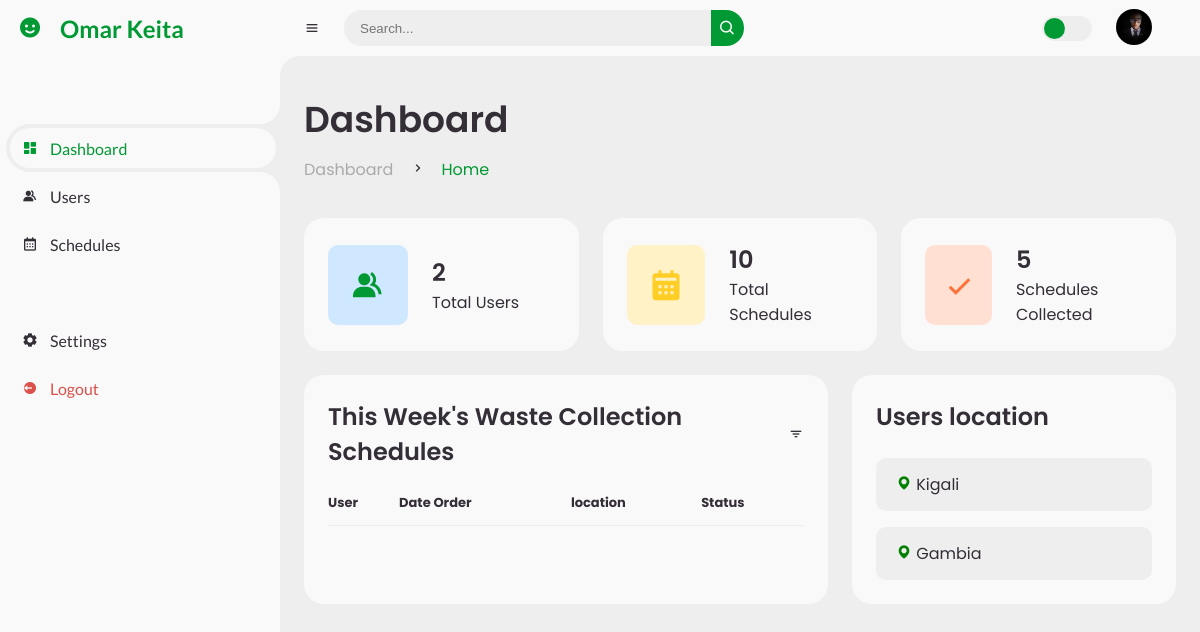
The page /admin_dashboard (signed in) on the database as committed earlier.
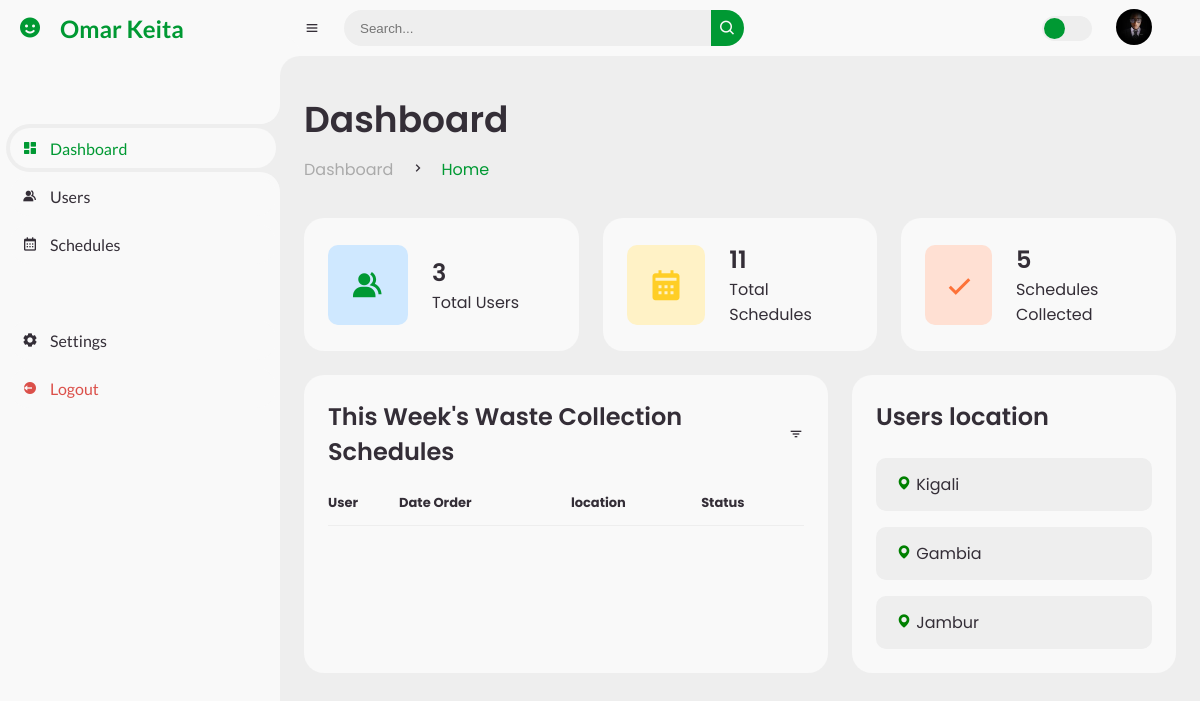
The same page on the database as committed later.
### app/models.py (models this page shows, shortened)
class User(db.Model, UserMixin):
    id = db.Column(db.Integer,  nullable= False, primary_key=True, autoincrement=True)
    first_name = db.Column(db.String(50), nullable=False)
    middle_name = db.Column(db.String(50), nullable=False, default="")
    last_name = db.Column(db.String(50), nullable=False)
    email = db.Column(db.String(50), unique=True, nullable=False,)
    sex = db.Column(db.String(50), nullable=False, default='Male')
    address = db.Column(db.String(50), nullable=False)
    house_number = db.Column(db.String(50), nullable=False)
    location = db.Column(db.String(50), nullable=False)
    image_file = db.Column(db.String(500), nullable=False, default='default.jpg')
    phone_number = db.Column(db.String(50), nullable=False)
    password = db.Column(db.String(150), nullable=False)
    schedule = db.relationship('Scheduling', backref='customer', lazy=True)
    is_admin = db.Column(db.Boolean, nullable=False, default=False)

### app/routes.py (the view)
@app.route('/admin_dashboard', methods=['GET', 'POST'])
@login_required
def admin_dashboard():
    if not current_user.is_admin:
        abort(403)
        flash('Access Denied', 'danger')
    users = User.query.all()
    user_schedule= Scheduling.query.all()
    number_of_users = User.query.count()
    unique_location = User.query.distinct(User.location).all()
    collected = Scheduling.query.filter_by(collected=True).count()
    return render_template('admin_dashboard.html', users=users, user_schedule=user_schedule, number_of_users=number_of_users, collected=collected, datetime=datetime, unique_location=unique_location)

### app/models.py (called while the page is built)
@login_manager.user_loader
def load_user(user_id):
    return User.query.get(int(user_id))

### app/templates/admin_dashboard.html (shortened to what this page needs)
{% extends "admin_base.html" %} {% block sidebar %}
<ul class="side-menu top">
  <li class="active">
    <a href="{{url_for('admin_dashboard')}}">
      <i class="bx bxs-dashboard"></i>
      <span class="text">Dashboard</span>
    </a>
  </li>
  <li>
    <a href="{{url_for('users')}}">
      <i class="bx bxs-group"></i>
      <span class="text">Users</span>
    </a>
  </li>
  <li>
    <a href="{{url_for('admin_user_schedule')}}">
      <i class="bx bx-calendar"></i>
      <span class="text">Schedules</span>
    </a>
  </li>
</ul>
{% endblock %} {% block content %}
<main>
  <div class="head-title">
    <div class="left">
      <h1>Dashboard</h1>
      <ul class="breadcrumb">
        <li>
          <a href="{{url_for('admin_dashboard')}}">Dashboard</a>
        </li>
        <li><i class="bx bx-chevron-right"></i></li>
        <li>
          <a class="active" href="{{url_for('user_dashboard')}}">Home</a>
        </li>
      </ul>
    </div>
  </div>
  <ul class="box-info">
    <li>
      <i class="bx bxs-group"></i>
      <span class="text">
        <h3>{{users|length}}</h3>
        <p>Total Users</p>
      </span>
    </li>
    <li>
      <i class="bx bxs-calendar"></i>
      <span class="text">
        <h3>{{user_schedule|length}}</h3>
        <p>Total Schedules</p>
      </span>
    </li>
    <li>
      <i class="bx bx-check"></i>
      <span class="text">
        <h3>{{collected}}</h3>
        <p>Schedules Collected</p>
      </span>
    </li>
  </ul>
  <div class="table-data">
    <div class="order">
      <div class="head">
        <h3>This Week's Waste Collection Schedules</h3>
        <i class="bx bx-filter"></i>
      </div>
      <table>
        <thead>
          <tr>
            <th>User</th>
            <th>Date Order</th>
            <th>location</th>
            <th>Status</th>
          </tr>
        </thead>
      </table>
    </div>
    <div class="todo">
      <div class="head">
        <h3>Users location</h3>
      </div>
      <ul class="todo-list">
        {% for location in unique_location %}
        <li>
          <span
            ><i class="bx bxs-map" style="color: green"></i>
            {{location.location}}</span
          >
        </li>
        {% endfor %}
      </ul>
    </div>
  </div>
</main>
{% endblock %}

### app/templates/admin_base.html (shortened to what this page needs)
<!DOCTYPE html>
<html lang="en">
  <head>
    <link
      href="https://unpkg.com/boxicons@2.0.9/css/boxicons.min.css"
      rel="stylesheet"
    />
    <link
      rel="stylesheet"
      href="{{url_for('static', filename='css/admin.css')}}"
    />
  </head>
  <body>
    <section id="sidebar">
      <a href="#" class="brand">
        <i class="bx bxs-smile"></i>
        <span class="text"
          >{{current_user.first_name}} {{current_user.last_name}}</span
        >
      </a>
      {% block sidebar %} {% endblock %}
      <ul class="side-menu">
        <li>
          <a href="{{url_for('account')}}">
            <i class="bx bxs-cog"></i>
            <span class="text">Settings</span>
          </a>
        </li>
        <li>
          <a href="{{url_for('logout')}}" class="logout">
            <i class="bx bxs-log-out-circle"></i>
            <span class="text">Logout</span>
          </a>
        </li>
      </ul>
    </section>
    <section id="content">
      <nav>
        <i class="bx bx-menu"></i>
        <form action="{{url_for('admin_user_schedule')}}" method="">
          <div class="form-input">
            <input type="search" placeholder="Search..." />
            <button type="submit" class="search-btn">
              <i class="bx bx-search"></i>
            </button>
          </div>
        </form>
        <label for="switch-mode" class="switch-mode"></label>
        <a href="#" class="profile">
          <img
            src="{{url_for('static', filename='profile_pics/' + current_user.image_file)}}"
            alt=""
          />
        </a>
      </nav>
      {% block content %} {% endblock %}
    </section>
  </body>
</html>

Rows that differ between the two databases and show on the page:
added User: location "Jambur"
Other text that changed with them:
{{ users|length }}: "2" → "3"
{{ user_schedule|length }}: "10" → "11"
